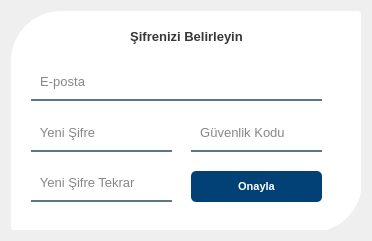
<?xml version="1.0" encoding="UTF-8"?>
<ui version="4.0">
 <class>PasswordForm</class>
 <widget class="QWidget" name="PasswordForm">
  <property name="geometry">
   <rect>
    <x>0</x>
    <y>0</y>
    <width>372</width>
    <height>241</height>
   </rect>
  </property>
  <property name="windowTitle">
   <string>Form</string>
  </property>
  <layout class="QHBoxLayout" name="horizontalLayout">
   <item>
    <widget class="QWidget" name="widget_5" native="true">
     <property name="styleSheet">
      <string notr="true">QPushButton#pushButton, #pushButton_6{
	background-color: qlineargradient(spread:pad, x1:0, y1:0.505682, x2:1, y2:0.477, stop:0 rgba(11, 131, 120, 219), stop:1 rgba(85, 98, 112, 226));
	color:rgba(255, 255, 255, 210);
	border-radius:5px;
}

QPushButton#pushButton:hover, #pushButton_6:hover{
	background-color: qlineargradient(spread:pad, x1:0, y1:0.505682, x2:1, y2:0.477, stop:0 rgba(150, 123, 111, 219), stop:1 rgba(85, 81, 84, 226));
}

QPushButton#pushButton:pressed, #pushButton_6:pressed{
	padding-left:5px;
	padding-top:5px;
	background-color:rgba(150, 123, 111, 255);
}

QPushButton#pushButton_2, #pushButton_3, #pushButton_4, #pushButton_5{
	background-color: rgba(0, 0, 0, 0);
	color:rgba(85, 98, 112, 255);
}

QPushButton#pushButton_2:hover, #pushButton_3:hover, #pushButton_4:hover, #pushButton_5:hover{
	color: rgba(131, 96, 53, 255);
}

QPushButton#pushButton_2:pressed, #pushButton_3:pressed, #pushButton_4:pressed, #pushButton_5:pressed{
	padding-left:5px;
	padding-top:5px;
	color:rgba(91, 88, 53, 255);
}

</string>
     </property>
     <widget class="QLabel" name="label_15">
      <property name="geometry">
       <rect>
        <x>0</x>
        <y>0</y>
        <width>351</width>
        <height>221</height>
       </rect>
      </property>
      <property name="styleSheet">
       <string notr="true">background-color:rgba(255, 255, 255, 255);
color:rgba(255,255,255,200);
border-radius:5px;
border-top-left-radius: 50px;
border-bottom-right-radius: 50px;</string>
      </property>
      <property name="frameShape">
       <enum>QFrame::NoFrame</enum>
      </property>
      <property name="text">
       <string/>
      </property>
     </widget>
     <widget class="QWidget" name="widget_6" native="true">
      <property name="geometry">
       <rect>
        <x>0</x>
        <y>0</y>
        <width>351</width>
        <height>221</height>
       </rect>
      </property>
      <widget class="QLineEdit" name="lineEdit_yenisifre">
       <property name="geometry">
        <rect>
         <x>20</x>
         <y>110</y>
         <width>141</width>
         <height>31</height>
        </rect>
       </property>
       <property name="font">
        <font>
         <family>Segoe UI</family>
         <pointsize>10</pointsize>
        </font>
       </property>
       <property name="styleSheet">
        <string notr="true">background-color:rgba(0, 0, 0, 0);
border:none;
border-bottom:2px solid rgba(46, 82, 101, 200);
color:rgba(0, 0, 0, 240);
padding-bottom:7px;</string>
       </property>
       <property name="echoMode">
        <enum>QLineEdit::Password</enum>
       </property>
       <property name="placeholderText">
        <string>  Yeni Şifre</string>
       </property>
      </widget>
      <widget class="QLineEdit" name="lineEdit_yenisifretekrar">
       <property name="geometry">
        <rect>
         <x>20</x>
         <y>160</y>
         <width>141</width>
         <height>31</height>
        </rect>
       </property>
       <property name="font">
        <font>
         <family>Segoe UI</family>
         <pointsize>10</pointsize>
        </font>
       </property>
       <property name="styleSheet">
        <string notr="true">background-color:rgba(0, 0, 0, 0);
border:none;
border-bottom:2px solid rgba(46, 82, 101, 200);
color:rgba(0, 0, 0, 240);
padding-bottom:7px;</string>
       </property>
       <property name="echoMode">
        <enum>QLineEdit::Password</enum>
       </property>
       <property name="placeholderText">
        <string>  Yeni Şifre Tekrar</string>
       </property>
      </widget>
      <widget class="QLineEdit" name="lineEdit_guvenlikkodu">
       <property name="geometry">
        <rect>
         <x>180</x>
         <y>110</y>
         <width>131</width>
         <height>31</height>
        </rect>
       </property>
       <property name="font">
        <font>
         <family>Segoe UI</family>
         <pointsize>10</pointsize>
        </font>
       </property>
       <property name="styleSheet">
        <string notr="true">background-color:rgba(0, 0, 0, 0);
border:none;
border-bottom:2px solid rgba(46, 82, 101, 200);
color:rgba(0, 0, 0, 240);
padding-bottom:7px;</string>
       </property>
       <property name="text">
        <string/>
       </property>
       <property name="echoMode">
        <enum>QLineEdit::Normal</enum>
       </property>
       <property name="placeholderText">
        <string>  Güvenlik Kodu</string>
       </property>
      </widget>
      <widget class="QPushButton" name="pushButton_onayla">
       <property name="geometry">
        <rect>
         <x>180</x>
         <y>160</y>
         <width>131</width>
         <height>31</height>
        </rect>
       </property>
       <property name="font">
        <font>
         <family>Segoe UI</family>
         <pointsize>8</pointsize>
         <weight>75</weight>
         <bold>true</bold>
        </font>
       </property>
       <property name="styleSheet">
        <string notr="true">QPushButton#pushButton_onayla {
    background-color: rgba(2, 65, 118, 255); /* Mavi arkaplan */
    color: white; /* Beyaz yazı rengi */
    border-radius: 5px;
}

QPushButton#pushButton_onayla:pressed {
    padding-left: 5px;
    padding-top: 5px;
    background-color: rgba(2, 65, 118, 100);
    background-position: calc(100% - 10px) center;
}

QPushButton#pushButton_onayla:hover {
    background-color: rgba(2, 65, 118, 150); /* İmleç üstüne gelindiğinde hafif ton farkı */
}</string>
       </property>
       <property name="text">
        <string>Onayla</string>
       </property>
      </widget>
      <widget class="QLabel" name="label_16">
       <property name="geometry">
        <rect>
         <x>0</x>
         <y>0</y>
         <width>351</width>
         <height>51</height>
        </rect>
       </property>
       <property name="font">
        <font>
         <family>Segoe UI</family>
         <pointsize>10</pointsize>
         <weight>75</weight>
         <bold>true</bold>
        </font>
       </property>
       <property name="styleSheet">
        <string notr="true">color:rgba(0, 0, 0, 200);</string>
       </property>
       <property name="text">
        <string>Şifrenizi Belirleyin</string>
       </property>
       <property name="alignment">
        <set>Qt::AlignCenter</set>
       </property>
      </widget>
      <widget class="QLineEdit" name="lineEdit_eposta3">
       <property name="geometry">
        <rect>
         <x>20</x>
         <y>59</y>
         <width>291</width>
         <height>31</height>
        </rect>
       </property>
       <property name="font">
        <font>
         <family>Segoe UI</family>
         <pointsize>10</pointsize>
        </font>
       </property>
       <property name="styleSheet">
        <string notr="true">background-color:rgba(0, 0, 0, 0);
border:none;
border-bottom:2px solid rgba(46, 82, 101, 200);
color:rgba(0, 0, 0, 240);
padding-bottom:7px;</string>
       </property>
       <property name="echoMode">
        <enum>QLineEdit::Normal</enum>
       </property>
       <property name="placeholderText">
        <string>  E-posta</string>
       </property>
      </widget>
     </widget>
    </widget>
   </item>
  </layout>
 </widget>
 <resources/>
 <connections/>
</ui>
